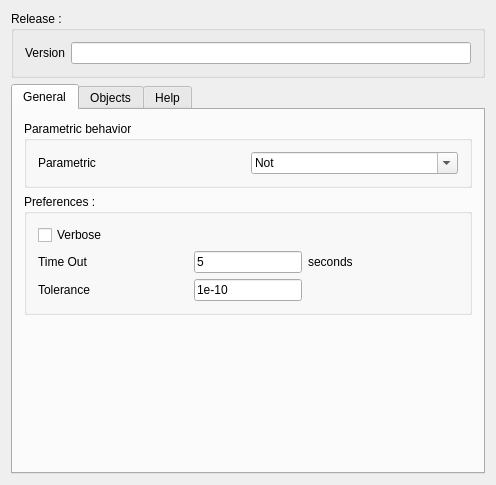
<?xml version="1.0" encoding="UTF-8"?>
<ui version="4.0">
 <class>Gui::Dialog::DlgSettingsWorkFeature</class>
 <widget class="QWidget" name="Gui::Dialog::DlgSettingsWorkFeature">
  <property name="geometry">
   <rect>
    <x>0</x>
    <y>0</y>
    <width>496</width>
    <height>485</height>
   </rect>
  </property>
  <property name="windowTitle">
   <string>Parametric Work Feature Preferences</string>
  </property>
  <property name="windowIcon">
   <iconset>
    <normaloff>../../../../../../../../../../../../../../.designer/Icons/WF_wf.xpm</normaloff>../../../../../../../../../../../../../../.designer/Icons/WF_wf.xpm</iconset>
  </property>
  <layout class="QGridLayout" name="gridLayout_7">
   <item row="0" column="0">
    <widget class="QGroupBox" name="groupBox_release">
     <property name="title">
      <string>Release :</string>
     </property>
     <layout class="QGridLayout" name="gridLayout_3">
      <item row="0" column="0">
       <layout class="QHBoxLayout" name="horizontalLayout_10">
        <item>
         <widget class="QLabel" name="release_label">
          <property name="text">
           <string>Version</string>
          </property>
         </widget>
        </item>
        <item>
         <widget class="Gui::PrefLineEdit" name="release_edit">
          <property name="toolTip">
           <string>&lt;html&gt;&lt;head/&gt;&lt;body&gt;&lt;p&gt;Must be the date of the last git push&lt;/p&gt;&lt;/body&gt;&lt;/html&gt;</string>
          </property>
          <property name="text">
           <string/>
          </property>
          <property name="prefEntry" stdset="0">
           <cstring>release</cstring>
          </property>
          <property name="prefPath" stdset="0">
           <cstring>Mod/WF</cstring>
          </property>
         </widget>
        </item>
       </layout>
      </item>
     </layout>
    </widget>
   </item>
   <item row="1" column="0">
    <widget class="QTabWidget" name="tabWidget">
     <property name="currentIndex">
      <number>0</number>
     </property>
     <widget class="QWidget" name="tab_general">
      <attribute name="title">
       <string>General</string>
      </attribute>
      <layout class="QGridLayout" name="gridLayout_5">
       <item row="0" column="0">
        <widget class="QGroupBox" name="groupBox_0">
         <property name="title">
          <string>Parametric behavior</string>
         </property>
         <layout class="QGridLayout" name="gridLayout_4">
          <item row="0" column="0">
           <layout class="QHBoxLayout" name="horizontalLayout">
            <item>
             <widget class="QLabel" name="parametric_label">
              <property name="toolTip">
               <string>&lt;html&gt;&lt;head/&gt;&lt;body&gt;&lt;p&gt;Choose the parametric behavior of the Feature regarding parent changes.&lt;/p&gt;&lt;p&gt;No : for Static (no update)&lt;/p&gt;&lt;p&gt;Interactive : Update only when user asks for&lt;/p&gt;&lt;p&gt;Dynamic : Update each time parent changes&lt;/p&gt;&lt;/body&gt;&lt;/html&gt;</string>
              </property>
              <property name="text">
               <string>Parametric</string>
              </property>
             </widget>
            </item>
            <item>
             <widget class="Gui::PrefComboBox" name="parametric_combobox">
              <property name="enabled">
               <bool>true</bool>
              </property>
              <property name="toolTip">
               <string>&lt;html&gt;&lt;head/&gt;&lt;body&gt;&lt;p&gt;Choose the parametric behavior of the Feature regarding parent changes.&lt;/p&gt;&lt;p&gt;Not : For static behavior (No update)&lt;/p&gt;&lt;p&gt;Interactive : Update only when user asks for (click on Update Button).&lt;/p&gt;&lt;p&gt;Dynamic : Update each time one of the parent change.&lt;/p&gt;&lt;/body&gt;&lt;/html&gt;</string>
              </property>
              <property name="editable">
               <bool>true</bool>
              </property>
              <property name="currentIndex">
               <number>0</number>
              </property>
              <property name="maxVisibleItems">
               <number>8</number>
              </property>
              <property name="prefEntry" stdset="0">
               <cstring>parametric</cstring>
              </property>
              <property name="prefPath" stdset="0">
               <cstring>Mod/WF</cstring>
              </property>
              <item>
               <property name="text">
                <string>Not</string>
               </property>
              </item>
              <item>
               <property name="text">
                <string>Interactive</string>
               </property>
              </item>
              <item>
               <property name="text">
                <string>Dynamic</string>
               </property>
              </item>
             </widget>
            </item>
           </layout>
          </item>
         </layout>
        </widget>
       </item>
       <item row="1" column="0">
        <widget class="QGroupBox" name="groupBox_2">
         <property name="title">
          <string>Preferences :</string>
         </property>
         <layout class="QGridLayout" name="gridLayout">
          <item row="0" column="0">
           <widget class="Gui::PrefCheckBox" name="verbose_checkbox">
            <property name="toolTip">
             <string>&lt;html&gt;&lt;head/&gt;&lt;body&gt;&lt;p&gt;Toggle here if you want a lot of information printed into report View.&lt;/p&gt;&lt;/body&gt;&lt;/html&gt;</string>
            </property>
            <property name="text">
             <string>Verbose</string>
            </property>
            <property name="prefEntry" stdset="0">
             <cstring>verbose</cstring>
            </property>
            <property name="prefPath" stdset="0">
             <cstring>Mod/WF</cstring>
            </property>
           </widget>
          </item>
          <item row="1" column="0">
           <widget class="QLabel" name="timeout_label">
            <property name="enabled">
             <bool>true</bool>
            </property>
            <property name="sizePolicy">
             <sizepolicy hsizetype="Expanding" vsizetype="Preferred">
              <horstretch>0</horstretch>
              <verstretch>0</verstretch>
             </sizepolicy>
            </property>
            <property name="toolTip">
             <string>&lt;html&gt;&lt;head/&gt;&lt;body&gt;&lt;p&gt;Change the time out (in seconds) for some Dialogs with timer.&lt;/p&gt;&lt;p&gt;A Timeout of zero will prevent to show Dialogs !&lt;/p&gt;&lt;/body&gt;&lt;/html&gt;</string>
            </property>
            <property name="text">
             <string>Time Out</string>
            </property>
           </widget>
          </item>
          <item row="1" column="1">
           <widget class="Gui::PrefLineEdit" name="timeout_edit">
            <property name="sizePolicy">
             <sizepolicy hsizetype="Minimum" vsizetype="Fixed">
              <horstretch>0</horstretch>
              <verstretch>0</verstretch>
             </sizepolicy>
            </property>
            <property name="minimumSize">
             <size>
              <width>100</width>
              <height>0</height>
             </size>
            </property>
            <property name="toolTip">
             <string>&lt;html&gt;&lt;head/&gt;&lt;body&gt;&lt;p&gt;Change the timeout of some functions.&lt;/p&gt;&lt;/body&gt;&lt;/html&gt;</string>
            </property>
            <property name="text">
             <string>5</string>
            </property>
            <property name="prefEntry" stdset="0">
             <cstring>timeout</cstring>
            </property>
            <property name="prefPath" stdset="0">
             <cstring>Mod/WF</cstring>
            </property>
           </widget>
          </item>
          <item row="1" column="2">
           <widget class="QLabel" name="timeout_unit">
            <property name="enabled">
             <bool>true</bool>
            </property>
            <property name="sizePolicy">
             <sizepolicy hsizetype="Expanding" vsizetype="Preferred">
              <horstretch>0</horstretch>
              <verstretch>0</verstretch>
             </sizepolicy>
            </property>
            <property name="toolTip">
             <string>&lt;html&gt;&lt;head/&gt;&lt;body&gt;&lt;p&gt;Time out are in seconds.&lt;/p&gt;&lt;/body&gt;&lt;/html&gt;</string>
            </property>
            <property name="text">
             <string>seconds</string>
            </property>
           </widget>
          </item>
          <item row="2" column="0">
           <widget class="QLabel" name="tolerance_label">
            <property name="enabled">
             <bool>true</bool>
            </property>
            <property name="sizePolicy">
             <sizepolicy hsizetype="Expanding" vsizetype="Preferred">
              <horstretch>0</horstretch>
              <verstretch>0</verstretch>
             </sizepolicy>
            </property>
            <property name="toolTip">
             <string>&lt;html&gt;&lt;head/&gt;&lt;body&gt;&lt;p&gt;Change the tolerance for the some functions.&lt;/p&gt;&lt;/body&gt;&lt;/html&gt;</string>
            </property>
            <property name="text">
             <string>Tolerance</string>
            </property>
           </widget>
          </item>
          <item row="2" column="1">
           <widget class="Gui::PrefLineEdit" name="tolerance_edit">
            <property name="sizePolicy">
             <sizepolicy hsizetype="Minimum" vsizetype="Fixed">
              <horstretch>0</horstretch>
              <verstretch>0</verstretch>
             </sizepolicy>
            </property>
            <property name="minimumSize">
             <size>
              <width>100</width>
              <height>0</height>
             </size>
            </property>
            <property name="toolTip">
             <string>&lt;html&gt;&lt;head/&gt;&lt;body&gt;&lt;p&gt;Change the tolerance for some functions.&lt;/p&gt;&lt;/body&gt;&lt;/html&gt;</string>
            </property>
            <property name="text">
             <string>1e-10</string>
            </property>
            <property name="prefEntry" stdset="0">
             <cstring>tolerance</cstring>
            </property>
            <property name="prefPath" stdset="0">
             <cstring>Mod/WF</cstring>
            </property>
           </widget>
          </item>
         </layout>
        </widget>
       </item>
       <item row="2" column="0">
        <spacer name="verticalSpacer_2">
         <property name="orientation">
          <enum>Qt::Vertical</enum>
         </property>
         <property name="sizeHint" stdset="0">
          <size>
           <width>20</width>
           <height>133</height>
          </size>
         </property>
        </spacer>
       </item>
      </layout>
     </widget>
     <widget class="QWidget" name="tab_objects">
      <attribute name="title">
       <string>Objects</string>
      </attribute>
      <layout class="QGridLayout" name="gridLayout_10">
       <item row="0" column="0">
        <widget class="QFrame" name="frame">
         <property name="frameShape">
          <enum>QFrame::StyledPanel</enum>
         </property>
         <property name="frameShadow">
          <enum>QFrame::Raised</enum>
         </property>
         <layout class="QGridLayout" name="gridLayout_8">
          <item row="0" column="0">
           <widget class="QGroupBox" name="groupBox">
            <property name="title">
             <string>Points</string>
            </property>
            <property name="flat">
             <bool>true</bool>
            </property>
            <layout class="QVBoxLayout" name="verticalLayout_2">
             <item>
              <layout class="QHBoxLayout" name="horizontalLayout_2">
               <item>
                <widget class="QLabel" name="point_label">
                 <property name="enabled">
                  <bool>true</bool>
                 </property>
                 <property name="sizePolicy">
                  <sizepolicy hsizetype="Expanding" vsizetype="Preferred">
                   <horstretch>0</horstretch>
                   <verstretch>0</verstretch>
                  </sizepolicy>
                 </property>
                 <property name="toolTip">
                  <string>&lt;html&gt;&lt;head/&gt;&lt;body&gt;&lt;p&gt;Change the size of next generated point(s).&lt;/p&gt;&lt;/body&gt;&lt;/html&gt;</string>
                 </property>
                 <property name="text">
                  <string>Point Size</string>
                 </property>
                </widget>
               </item>
               <item>
                <widget class="Gui::PrefLineEdit" name="point_edit">
                 <property name="sizePolicy">
                  <sizepolicy hsizetype="Minimum" vsizetype="Fixed">
                   <horstretch>0</horstretch>
                   <verstretch>0</verstretch>
                  </sizepolicy>
                 </property>
                 <property name="minimumSize">
                  <size>
                   <width>100</width>
                   <height>0</height>
                  </size>
                 </property>
                 <property name="toolTip">
                  <string>&lt;html&gt;&lt;head/&gt;&lt;body&gt;&lt;p&gt;Change the size of future point(s).&lt;/p&gt;&lt;/body&gt;&lt;/html&gt;</string>
                 </property>
                 <property name="text">
                  <string>5</string>
                 </property>
                 <property name="prefEntry" stdset="0">
                  <cstring>pointSize</cstring>
                 </property>
                 <property name="prefPath" stdset="0">
                  <cstring>Mod/WF</cstring>
                 </property>
                </widget>
               </item>
              </layout>
             </item>
            </layout>
           </widget>
          </item>
         </layout>
        </widget>
       </item>
       <item row="1" column="0">
        <widget class="QFrame" name="frame_2">
         <property name="frameShape">
          <enum>QFrame::StyledPanel</enum>
         </property>
         <property name="frameShadow">
          <enum>QFrame::Raised</enum>
         </property>
         <layout class="QGridLayout" name="gridLayout_9">
          <item row="0" column="0">
           <widget class="QGroupBox" name="groupBox_4">
            <property name="title">
             <string>Lines</string>
            </property>
            <layout class="QVBoxLayout" name="verticalLayout">
             <item>
              <layout class="QHBoxLayout" name="horizontalLayout_3">
               <item>
                <widget class="QLabel" name="line_label">
                 <property name="enabled">
                  <bool>true</bool>
                 </property>
                 <property name="sizePolicy">
                  <sizepolicy hsizetype="Expanding" vsizetype="Preferred">
                   <horstretch>0</horstretch>
                   <verstretch>0</verstretch>
                  </sizepolicy>
                 </property>
                 <property name="toolTip">
                  <string>&lt;html&gt;&lt;head/&gt;&lt;body&gt;&lt;p&gt;Change the thickness of next generated line(s).&lt;/p&gt;&lt;/body&gt;&lt;/html&gt;</string>
                 </property>
                 <property name="text">
                  <string>Line Thickness</string>
                 </property>
                </widget>
               </item>
               <item>
                <widget class="Gui::PrefLineEdit" name="line_edit">
                 <property name="sizePolicy">
                  <sizepolicy hsizetype="Minimum" vsizetype="Fixed">
                   <horstretch>0</horstretch>
                   <verstretch>0</verstretch>
                  </sizepolicy>
                 </property>
                 <property name="minimumSize">
                  <size>
                   <width>100</width>
                   <height>0</height>
                  </size>
                 </property>
                 <property name="toolTip">
                  <string>&lt;html&gt;&lt;head/&gt;&lt;body&gt;&lt;p&gt;Change the thickness of future line(s).&lt;/p&gt;&lt;/body&gt;&lt;/html&gt;</string>
                 </property>
                 <property name="text">
                  <string>5</string>
                 </property>
                 <property name="prefEntry" stdset="0">
                  <cstring>lineThickness</cstring>
                 </property>
                 <property name="prefPath" stdset="0">
                  <cstring>Mod/WF</cstring>
                 </property>
                </widget>
               </item>
              </layout>
             </item>
             <item>
              <layout class="QHBoxLayout" name="horizontalLayout_4">
               <item>
                <widget class="QLabel" name="line_label_2">
                 <property name="enabled">
                  <bool>true</bool>
                 </property>
                 <property name="sizePolicy">
                  <sizepolicy hsizetype="Expanding" vsizetype="Preferred">
                   <horstretch>0</horstretch>
                   <verstretch>0</verstretch>
                  </sizepolicy>
                 </property>
                 <property name="toolTip">
                  <string>&lt;html&gt;&lt;head/&gt;&lt;body&gt;&lt;p&gt;Change the points size of next generated line(s).&lt;/p&gt;&lt;/body&gt;&lt;/html&gt;</string>
                 </property>
                 <property name="text">
                  <string>Line Point Size</string>
                 </property>
                </widget>
               </item>
               <item>
                <widget class="Gui::PrefLineEdit" name="line_edit_2">
                 <property name="sizePolicy">
                  <sizepolicy hsizetype="Minimum" vsizetype="Fixed">
                   <horstretch>0</horstretch>
                   <verstretch>0</verstretch>
                  </sizepolicy>
                 </property>
                 <property name="minimumSize">
                  <size>
                   <width>100</width>
                   <height>0</height>
                  </size>
                 </property>
                 <property name="toolTip">
                  <string>&lt;html&gt;&lt;head/&gt;&lt;body&gt;&lt;p&gt;Change the points size of future line(s).&lt;/p&gt;&lt;/body&gt;&lt;/html&gt;</string>
                 </property>
                 <property name="text">
                  <string>5</string>
                 </property>
                 <property name="prefEntry" stdset="0">
                  <cstring>linePointSize</cstring>
                 </property>
                 <property name="prefPath" stdset="0">
                  <cstring>Mod/WF</cstring>
                 </property>
                </widget>
               </item>
              </layout>
             </item>
             <item>
              <widget class="Gui::PrefCheckBox" name="close_checkbox">
               <property name="toolTip">
                <string>&lt;html&gt;&lt;head/&gt;&lt;body&gt;&lt;p&gt;Toggle here if you want to close a polyline.&lt;/p&gt;&lt;/body&gt;&lt;/html&gt;</string>
               </property>
               <property name="text">
                <string>Close polyline</string>
               </property>
               <property name="prefEntry" stdset="0">
                <cstring>closePolyline</cstring>
               </property>
               <property name="prefPath" stdset="0">
                <cstring>Mod/WF</cstring>
               </property>
              </widget>
             </item>
            </layout>
            <zorder></zorder>
            <zorder></zorder>
            <zorder>close_checkbox</zorder>
           </widget>
          </item>
         </layout>
        </widget>
       </item>
       <item row="2" column="0">
        <spacer name="verticalSpacer_3">
         <property name="orientation">
          <enum>Qt::Vertical</enum>
         </property>
         <property name="sizeHint" stdset="0">
          <size>
           <width>20</width>
           <height>266</height>
          </size>
         </property>
        </spacer>
       </item>
      </layout>
     </widget>
     <widget class="QWidget" name="tab_help">
      <attribute name="title">
       <string>Help</string>
      </attribute>
      <layout class="QGridLayout" name="gridLayout_6">
       <item row="0" column="0">
        <widget class="QGroupBox" name="groupBox_3">
         <property name="title">
          <string>Info :</string>
         </property>
         <layout class="QGridLayout" name="gridLayout_2">
          <item row="0" column="0">
           <widget class="QTextEdit" name="textEdit">
            <property name="html">
             <string>&lt;!DOCTYPE HTML PUBLIC &quot;-//W3C//DTD HTML 4.0//EN&quot; &quot;http://www.w3.org/TR/REC-html40/strict.dtd&quot;&gt;
&lt;html&gt;&lt;head&gt;&lt;meta name=&quot;qrichtext&quot; content=&quot;1&quot; /&gt;&lt;style type=&quot;text/css&quot;&gt;
p, li { white-space: pre-wrap; }
&lt;/style&gt;&lt;/head&gt;&lt;body style=&quot; font-family:'Ubuntu'; font-size:11pt; font-weight:400; font-style:normal;&quot;&gt;
&lt;p style=&quot; margin-top:0px; margin-bottom:0px; margin-left:0px; margin-right:0px; -qt-block-indent:0; text-indent:0px;&quot;&gt;Author : Rentlau_64&lt;/p&gt;
&lt;p style=&quot; margin-top:0px; margin-bottom:0px; margin-left:0px; margin-right:0px; -qt-block-indent:0; text-indent:0px;&quot;&gt;Sources : https://github.com/Rentlau/WorkFeature-WB&lt;/p&gt;&lt;/body&gt;&lt;/html&gt;</string>
            </property>
           </widget>
          </item>
         </layout>
        </widget>
       </item>
       <item row="1" column="0">
        <spacer name="verticalSpacer">
         <property name="orientation">
          <enum>Qt::Vertical</enum>
         </property>
         <property name="sizeHint" stdset="0">
          <size>
           <width>20</width>
           <height>67</height>
          </size>
         </property>
        </spacer>
       </item>
      </layout>
     </widget>
    </widget>
   </item>
  </layout>
 </widget>
 <layoutdefault spacing="6" margin="11"/>
 <pixmapfunction>qPixmapFromMimeSource</pixmapfunction>
 <customwidgets>
  <customwidget>
   <class>Gui::PrefCheckBox</class>
   <extends>QCheckBox</extends>
   <header>Gui/PrefWidgets.h</header>
  </customwidget>
  <customwidget>
   <class>Gui::PrefLineEdit</class>
   <extends>QLineEdit</extends>
   <header>Gui/PrefWidgets.h</header>
  </customwidget>
  <customwidget>
   <class>Gui::PrefComboBox</class>
   <extends>QComboBox</extends>
   <header>Gui/PrefWidgets.h</header>
  </customwidget>
 </customwidgets>
 <resources/>
 <connections/>
</ui>
